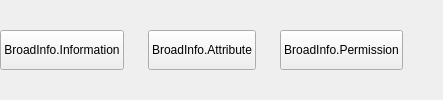
    <widget class="QWidget" name="widget_Tab" native="true">
     <layout class="QHBoxLayout" name="horizontalLayout_10">
      <property name="spacing">
       <number>24</number>
      </property>
      <property name="leftMargin">
       <number>0</number>
      </property>
      <property name="topMargin">
       <number>0</number>
      </property>
      <property name="rightMargin">
       <number>0</number>
      </property>
      <property name="bottomMargin">
       <number>0</number>
      </property>
      <item>
       <widget class="QPushButton" name="pushButton_BroadInfo">
        <property name="minimumSize">
         <size>
          <width>0</width>
          <height>40</height>
         </size>
        </property>
        <property name="text">
         <string>BroadInfo.Information</string>
        </property>
       </widget>
      </item>
      <item>
       <widget class="QPushButton" name="pushButton_BroadAttribute">
        <property name="minimumSize">
         <size>
          <width>0</width>
          <height>40</height>
         </size>
        </property>
        <property name="text">
         <string>BroadInfo.Attribute</string>
        </property>
       </widget>
      </item>
      <item>
       <widget class="QPushButton" name="pushButton_Permission">
        <property name="minimumSize">
         <size>
          <width>0</width>
          <height>40</height>
         </size>
        </property>
        <property name="text">
         <string>BroadInfo.Permission</string>
        </property>
       </widget>
      </item>
      <item>
       <spacer name="horizontalSpacer_12">
        <property name="orientation">
         <enum>Qt::Horizontal</enum>
        </property>
        <property name="sizeHint" stdset="0">
         <size>
          <width>40</width>
          <height>20</height>
         </size>
        </property>
       </spacer>
      </item>
     </layout>
    </widget>
